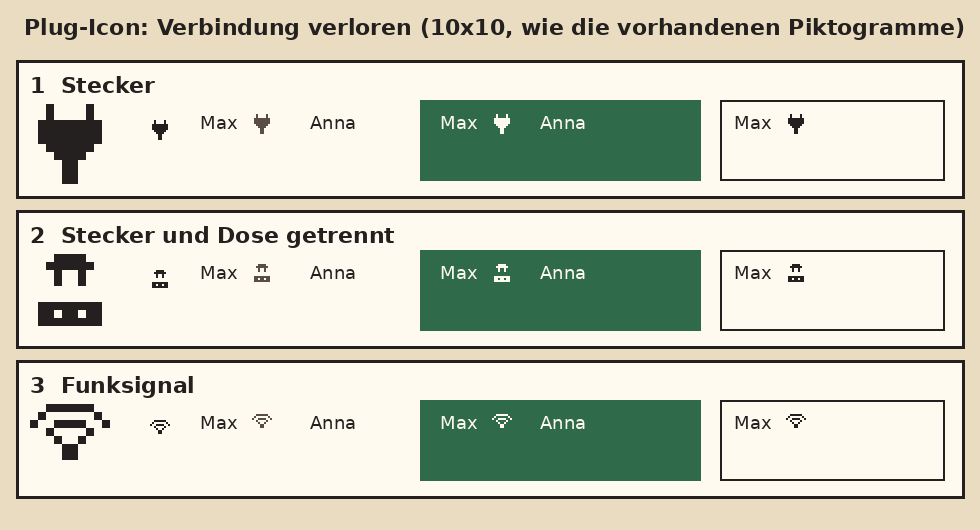

The Python source for this figure:
from PIL import Image, ImageDraw, ImageFont
V = {
 '1  Stecker': [
  '..#....#..',
  '..#....#..',
  '.########.',
  '.########.',
  '.########.',
  '..######..',
  '...####...',
  '....##....',
  '....##....',
  '....##....'],
 '2  Stecker und Dose getrennt': [
  '...####...',
  '..######..',
  '...#..#...',
  '...#..#...',
  '..........',
  '..........',
  '.########.',
  '.##.##.##.',
  '.########.',
  '..........'],
 '3  Funksignal': [
  '..######..',
  '.#......#.',
  '#..####..#',
  '..#....#..',
  '...#..#...',
  '....##....',
  '....##....',
  '..........',
  '..........',
  '..........'],
}
INK=(0x23,0x20,0x1f); PANEL=(0xff,0xfa,0xf0); SAND=(0xe9,0xdc,0xc0); MUTED=(0x5a,0x4d,0x44)
try:
    f=ImageFont.truetype('/usr/share/fonts/truetype/dejavu/DejaVuSans-Bold.ttf',22); fs=ImageFont.truetype('/usr/share/fonts/truetype/dejavu/DejaVuSans.ttf',18)
except: f=fs=ImageFont.load_default()
W=980; rowh=150
img=Image.new('RGB',(W,60+rowh*len(V)+20),SAND); d=ImageDraw.Draw(img)
d.text((24,14),'Plug-Icon: Verbindung verloren (10x10, wie die vorhandenen Piktogramme)',font=f,fill=INK)
def draw(rows,x,y,s,col):
    for j,r in enumerate(rows):
        for i,ch in enumerate(r):
            if ch=='#': d.rectangle([x+i*s,y+j*s,x+i*s+s-1,y+j*s+s-1],fill=col)
for n,(name,rows) in enumerate(V.items()):
    y=60+n*rowh
    d.rectangle([16,y,W-16,y+rowh-12],fill=PANEL,outline=INK,width=3)
    d.text((30,y+12),name,font=f,fill=INK)
    draw(rows,30,y+44,8,INK)           # gross
    draw(rows,150,y+60,2,INK)          # Originalgroesse x2
    # in der Lobby-Zeile
    d.text((200,y+52),'Max',font=fs,fill=INK); draw(rows,252,y+54,2,MUTED)
    d.text((310,y+52),'Anna',font=fs,fill=INK)
    # im Spiel neben dem Namen
    d.rectangle([420,y+40,700,y+rowh-30],fill=(0x2f,0x6b,0x4a))
    d.text((440,y+52),'Max',font=fs,fill=PANEL); draw(rows,492,y+54,2,PANEL)
    d.text((540,y+52),'Anna',font=fs,fill=PANEL)
    # Platzauswahl
    d.rectangle([720,y+40,W-36,y+rowh-30],fill=PANEL,outline=INK,width=2)
    d.text((734,y+52),'Max',font=fs,fill=INK); draw(rows,786,y+54,2,INK)
img.save(f'{__import__("sys").argv[1]}')
